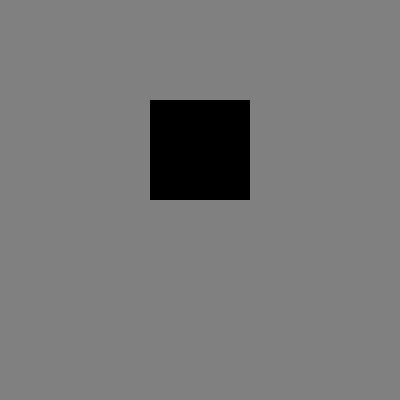
Frame 1 (no input)
Frame 60 (the mouse pressed at the canvas centre just before this capture): identical to frame 1, image omitted
Frame 120 (the mouse held since frame 60 and released just before this capture): identical to frame 1, image omitted

The Processing sketch that drew this single still picture (run headless with seeded random() and noise(); from frame 60 on, the mouse is pressed at the canvas centre):

// Processing sketch: LosoweKolory
// ── LosoweKolory.pde

color clr=color(0,0,0);

void setup(){
   size(400,400);
   background(128); 
   smooth();
}

void draw(){
   noStroke();
   fill(clr);
   rect(150,100,100,100);
   
   
}

void keyPressed() {
  if(key==' '){
     clr=color(random(255),random(255),random(255));
  }
  
  println("R="+(int)red(clr)+", G="+(int)green(clr)+", B="+(int)blue(clr));
}
